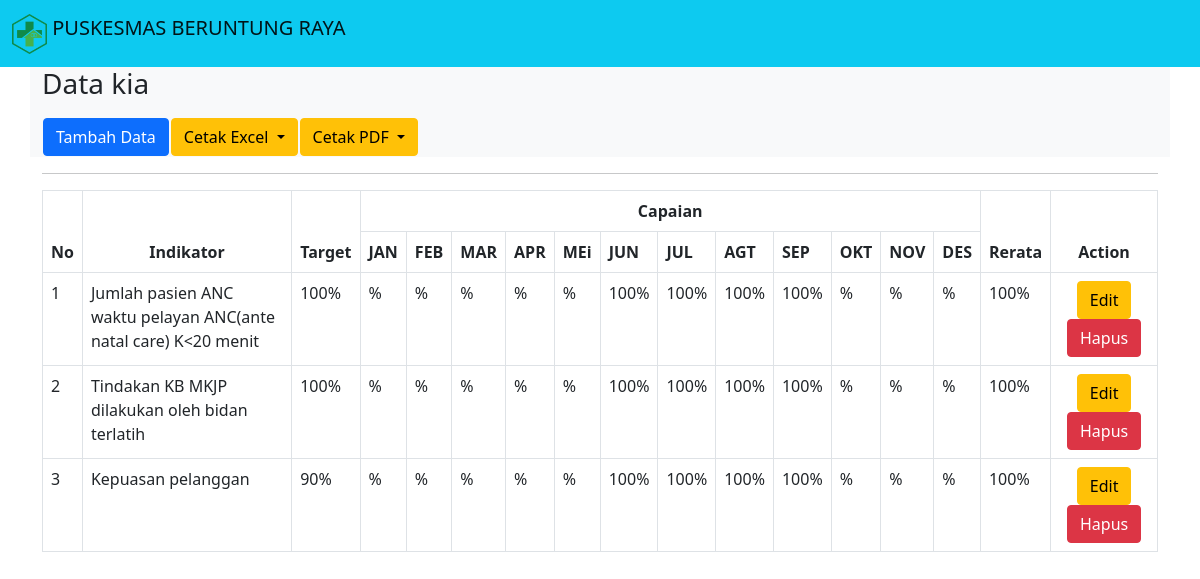
/ruangan/kia.php, run on the app's committed database.
### tables this page shows
CREATE TABLE `tb_indikator` (
  `id` int(11) NOT NULL,
  `indikator` varchar(225) NOT NULL,
  `target` varchar(10) NOT NULL,
  `jan` varchar(50) NOT NULL,
  `feb` varchar(50) NOT NULL,
  `mar` varchar(50) NOT NULL,
  `apr` varchar(50) NOT NULL,
  `mei` varchar(50) NOT NULL,
  `jun` varchar(10) NOT NULL,
  `jul` varchar(10) NOT NULL,
  `agt` varchar(10) NOT NULL,
  `sep` varchar(10) NOT NULL,
  `okt` varchar(50) NOT NULL,
  `nov` varchar(50) NOT NULL,
  `des` varchar(50) NOT NULL,
  `rata` varchar(10) NOT NULL,
  `ruangan` varchar(50) NOT NULL,
  `tahun` varchar(10) NOT NULL
);

### ruangan/kia.php (the view, shortened to what this page needs)
<?php
include "header.php";
?>
<div class="container">
        <div class="row">
            <section class="bg-light ">
                <h3 class="pb-2">
                    Data kia
                </h3>
                <table>
                    <th>
                        <a href="aksi/tambah_kia.php"class="btn btn-primary" >Tambah Data</a>
                    </th>
                    <th>
                        <div class="dropdown">
                            <button class="btn btn-warning dropdown-toggle" type="button" id="dropdownMenuButton1" data-bs-toggle="dropdown" aria-expanded="false">
                            Cetak Excel
                            </button>
                        </div>
                    </th>
                    <th>
                        <div class="dropdown">
                            <button class="btn btn-warning dropdown-toggle" type="button" id="dropdownMenuButton1" data-bs-toggle="dropdown" aria-expanded="false">
                            Cetak PDF
                            </button>
                        </div>
                    </th>
                </table>
            </section>
        </div>
        <hr>
        <div class="row">
            <div class="table-responsive" id="no-more-tables">
                <table class="table table-bordered">
                <thead>
                        <tr align="center">
                          <th scope="col" rowspan="2">No</th>
                          <th scope="col" rowspan="2">Indikator</th>
                          <th scope="col" rowspan="2" >Target</th>
                          <th scope="col" colspan="12">Capaian</th>
                          <th scope="col" rowspan="2">Rerata</th>
                          <th scope="col" rowspan="2" colspan="2">Action</th>
                        </tr>
                        <tr>
                            <th>JAN</th>
                            <th>FEB</th>
                            <th>MAR</th>
                            <th>APR</th>
                            <th>MEi</th>
                            <th>JUN</th>
                            <th>JUL</th>
                            <th>AGT</th>
                            <th>SEP</th>
                            <th>OKT</th>
                            <th>NOV</th>
                            <th>DES</th>
                        </tr>
                      </thead>
                        <?php
                            include "../asset/koneksi/koneksi.php";
                            $no=1;
                            $query= mysqli_query($koneksi,"SELECT * FROM `tb_indikator` WHERE ruangan LIKE 'Ruangan kia' ORDER BY tahun DESC");
                            while ($data = mysqli_fetch_array($query)){
                        ?>
                      <tbody>
                        <tr>
                            <td data-title="No"><?php echo $no++;?></td>
                            <td data-title="Indikator"><?php echo $data['indikator'];?></td>
                            <td data-title="Target"><?php echo $data['target'];?>%</td>
                            <td data-title="Januari"><?php echo $data['jan'];?>%</td>
                            <td data-title="Februari"><?php echo $data['feb'];?>%</td>
                            <td data-title="Maret"><?php echo $data['mar'];?>%</td>
                            <td data-title="April"><?php echo $data['apr'];?>%</td>
                            <td data-title="Mei"><?php echo $data['mei'];?>%</td>
                            <td data-title="Juni"><?php echo $data['jun'];?>%</td>
                            <td data-title="Juli"><?php echo $data['jul'];?>%</td>
                            <td data-title="Agustus"><?php echo $data['agt'];?>%</td>
                            <td data-title="September"><?php echo $data['sep'];?>%</td>
                            <td data-title="Oktober"><?php echo $data['okt'];?>%</td>
                            <td data-title="November"><?php echo $data['nov'];?>%</td>
                            <td data-title="Desember"><?php echo $data['des'];?>%</td>
                            <td data-title="Rerata"><?php echo $data['rata'];?>%</td>
                            <td data-title="Action" align="center"><a href="aksi/edit_kia.php?id=<?php echo $data['id']; ?>"class="btn btn-warning">Edit</a>
                        <a href="aksi/hapus_kia.php?id=<?php echo $data['id']; ?>" class="btn btn-danger">Hapus</a></td>
                        </tr>
                        <?php
                            }
                        ?>
                      </tbody>
                  </table>
            </div>
        </div>
      </div>
</body>
</html>

### data on the page
tb_indikator: indikator "Jumlah pasien ANC waktu pelayan ANC(ante natal care) K<20 menit", target "100", jun "100", jul "100", agt "100", sep "100", rata "100"
tb_indikator: indikator "Tindakan KB MKJP dilakukan oleh bidan terlatih", target "100", jun "100", jul "100", agt "100", sep "100", rata "100"
tb_indikator: indikator "Kepuasan pelanggan", target "90", jun "100", jul "100", agt "100", sep "100", rata "100"
